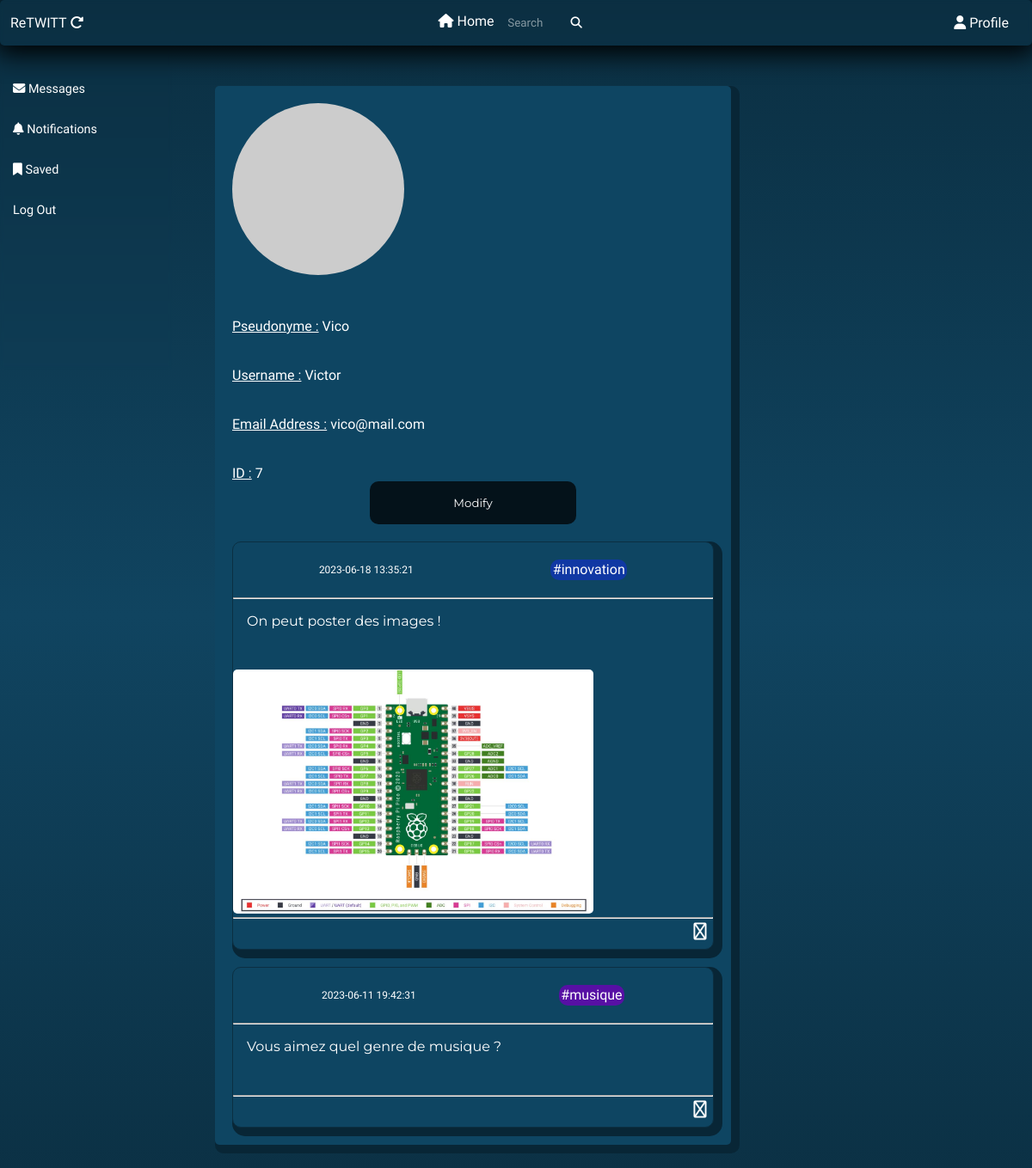
/profile.php?id_user=7 (signed in), run on the app's committed database.
### tables this page shows
CREATE TABLE `user` (
  `user_id` int NOT NULL,
  `pseudo` varchar(100) NOT NULL,
  `nom` varchar(100) NOT NULL,
  `mail` varchar(100) NOT NULL,
  `mdp` varchar(100) NOT NULL,
  `img` text NOT NULL
);

CREATE TABLE `twitts` (
  `id` int NOT NULL,
  `content` text NOT NULL,
  `media` varchar(100) NOT NULL,
  `tag` varchar(20) NOT NULL,
  `date` datetime NOT NULL DEFAULT CURRENT_TIMESTAMP,
  `userid` int NOT NULL
);

### profile.php (the view, shortened to what this page needs)
<?php
require 'database_interactions/database.php';
$requete = $database->prepare("SELECT * FROM user WHERE user_id=:user_id");
$requete->execute(
    [
        "user_id"=>$_GET['id_user']
    ]
);
$user_info = $requete->fetchAll(PDO::FETCH_ASSOC);
$requestTwitt = $database->prepare("SELECT * FROM twitts WHERE userid=:userid ORDER BY date DESC");
$requestTwitt->execute(
    [
        "userid"=>$_GET['id_user']
    ]
    );
$twitts = $requestTwitt->fetchAll(PDO::FETCH_ASSOC);
?>
<!DOCTYPE html>
<html lang="fr">
<head>
    <?php require "templates/style.php" ?>
</head>
<body>
    <?php require "templates/navbars.php"; ?>
    <div class="profile-card-user">
        <img class="avatar" src="<?= $user_info[0]['img'] ?>" alt="Avatar">
        <div class="infos">
            <p>
                <u>Pseudonyme :</u> <?= $user_info[0]['pseudo'] ?>
                <br><br><br>
                <u>Username :</u> <?= $user_info[0]['nom'] ?>
                <br><br><br>
                <u>Email Address :</u> <?= $user_info[0]['mail'] ?>
                <br><br><br>
                <u>ID :</u> <?= $user_info[0]['user_id'] ?>
            </p>
            <?php if($user_info[0]['user_id'] == $_SESSION['user_id']) { ?>
                <button onclick="updateButton()" class="button modif-button" id="update">Modify</button>
            <?php } ?>
        </div>
        <div class="user-posts">
            <?php foreach ($twitts as $twitt) { ?>
                <div class="user-post <?= $twitt['tag'] ?>">
                    <div class="up-post">
                        <div class="date-publication"><?= $twitt['date'] ?></div>
                        <div class="tag <?= $twitt['tag'] ?>">#<?= $twitt['tag'] ?></div>
                    </div>
                    <hr>
                    <div class="post-content"><?= $twitt['content'] ?></div>
                    <?php if($twitt['media'] != "") { ?>
                        <img class="media" src="imgs/medias/<?= $twitt['userid'].$twitt['media'] ?>">
                    <?php } ?>
                    <hr>
                    <?php if(isset($_SESSION['user_id']) && $twitt['userid'] == $_SESSION['user_id']) { ?>
                    <div class="post-option">
                        <form class="del-icon" action="database_interactions/del_post.php" method="post">
                            <button class="del-icon"><i class="options fa-regular fa-trash"></i></button>
                        </form>
                    </div>
                    <?php } ?>
                </div>
            <?php } ?>
        </div>
    </div>
</body>
</html>

### css/components/posts.css (style rules this page uses)
.media { width: 75%; border-radius: 5px; }
.innovation { background-color: #1038A4; border-radius: 10px; }
.musique { background-color: #5710A4; border-radius: 10px; }
.up-post { margin: auto; padding: 20px; display: flex; justify-content: start; flex-wrap: wrap; }
hr { color: #1A78AC; }
.date-publication { margin: auto; font-size: 12px; }
.tag { margin: auto; padding: 0.2vw; height: 1%; display: inline; border-radius: 10px; }
.post-content { min-height: 50px; text-align: left; margin: 16px; font-family: var(--secondary-font-family) }
.post-option { display: flex; height: 25px; margin: 5px; justify-content: end; }
i.options { font-size: 20px; color: var(--main-text-color); }
.del-icon { height: 20px; background: none; border: none; width: 20px; }

### css/components/profile.css (style rules this page uses)
.profile-card-user { margin: auto; margin-top: 100px; margin-bottom: 100px; display: flex; flex-direction: column; flex-wrap: wrap; padding: 20px; width: 50vw; background-color: var(--main-card-color); box-shadow: var(--main-shadow); border-radius: 5px; }
.avatar { width: 200px; height: 200px; border-radius: 50%; }
.infos { margin-top: 50px; display: flex; flex-direction: column; }
.profile-card-user p { width: 100%; }
.profile-card-user button { margin: auto; }
.user-post { background-color: var(--main-card-color); box-shadow: var(--main-shadow); border: 1px solid var(--main-color-bg); margin-top: 20px; }

### css/components/global.css (style rules this page uses)
* { box-sizing: border-box; margin: 0; padding: 0; --main-color-bg: rgb(11, 47, 66); --main-card-color: #0e4562; --main-text-color: white; --main-font-family: 'Farro'; --secondary-font-family: 'Montserrat', 'sans-serif'; --main-btn-color-before: #04121a; --main-btn-color-after: #0b8cd6; --main-shadow: 5px 5px 0px 5px #082636; }
body { display: grid; grid-template-columns: 250px 50vw auto; font-family: var(--main-font-family); color: white; background: linear-gradient(var(--main-color-bg) 0%, #104460 50%, var(--main-color-bg) 100%); }
.button { font-family: 'Montserrat', 'sans-serif'; margin-left: 2px; width: 20vw; height: 50px; color: white; background: linear-gradient(to left, var(--main-btn-color-before) 50%, var(--main-btn-color-after) 50%) right; border: none; border-radius: 10px; background-size: 200% 100%; transition: all .5s ease-in; }

### data on the page
user: pseudo "Vico", nom "Victor", mail "vico@mail.com", user_id "7"
twitts: date "2023-06-18 13:35:21", tag "innovation", content "On peut poster des images !", media (picture)
twitts: date "2023-06-11 19:42:31", tag "musique", content "Vous aimez quel genre de musique ?"
